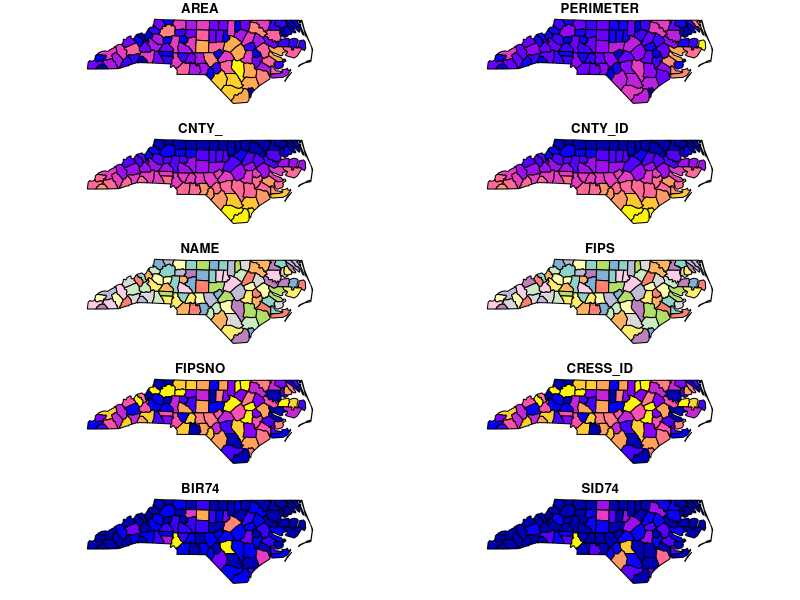
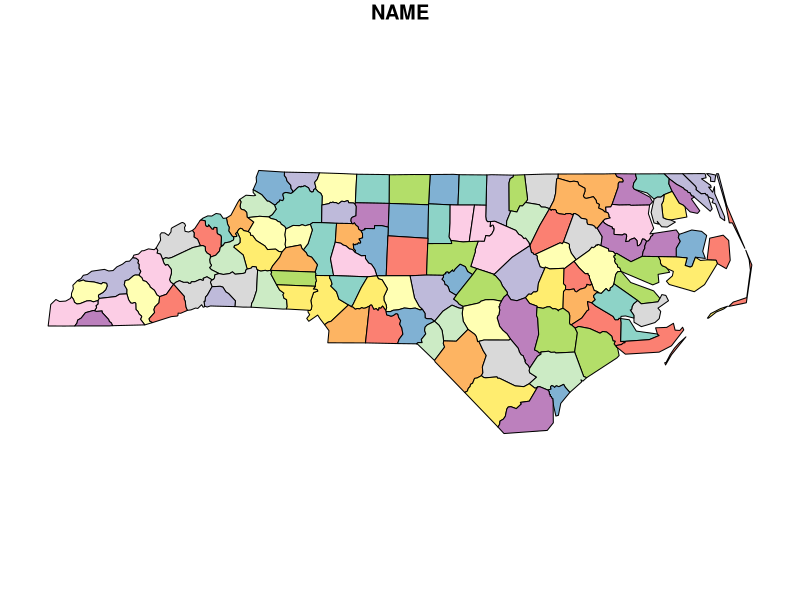

Recreate these plots in R, in order.
##########################################
# 20170630
# FOSS4G北海道 ハンズオンデイ: モダンな方法で学ぶ、Rによる地理空間情報データの処理
# R, RStudioのいろは
##########################################
## ----最初の3行のRコード--------------------------------------------------
library(sf)
nc <- read_sf(system.file("shape/nc.shp", package = "sf"))
plot(nc)

plot(nc["NAME"])

## ----オブジェクトのクラス----------------------------------
letters # 文字列ベクトル

iris # データフレーム

## ----データフレーム------------------------------------------------------
class(iris)
class(nc)

## ----データフレーム------------------------------------------------------
names(iris) # オブジェクトに与えられている名前を取得

head(iris, n = 2) # 先頭行を返す関数
dim(iris) # データフレームのサイズ（行数と列数）を確認

## ----データフレーム------------------------------------------------------
# [演算子を使ってデータフレームの各値を参照
iris[2, ] # 2行目
iris[1:4, "Sepal.Length"] # Sepal.Length列の1から4番目の値
# $演算子
iris$Species[1]

## ----最初の3行のRコード(おさらい)-----------------------
## # 依存関係にあるパッケージもダウンロード
## # install.packages("sf", dependencies = TRUE)

## library(sf)
## nc <- read_sf(system.file("shape/nc.shp", package = "sf"))
## plot(nc)
